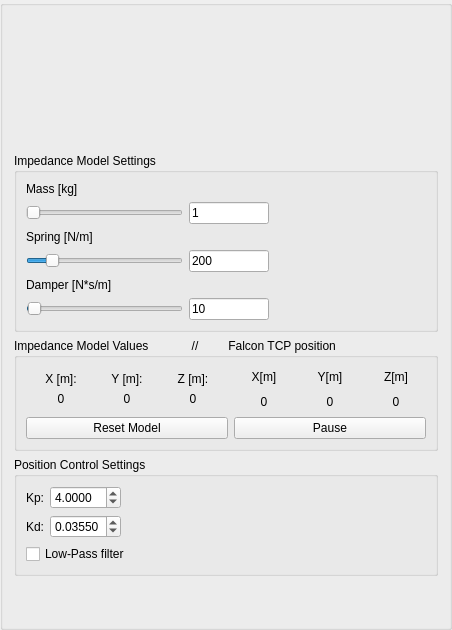
         <widget class="QGroupBox" name="groupBox_7">
          <property name="title">
           <string/>
          </property>
          <layout class="QGridLayout" name="gridLayout_7">
           <item row="0" column="0">
            <widget class="QLabel" name="barkLogo">
             <property name="minimumSize">
              <size>
               <width>250</width>
               <height>130</height>
              </size>
             </property>
             <property name="maximumSize">
              <size>
               <width>250</width>
               <height>150</height>
              </size>
             </property>
             <property name="lineWidth">
              <number>0</number>
             </property>
             <property name="text">
              <string/>
             </property>
             <property name="pixmap">
              <pixmap resource="resources.qrc">:/pics/img/BARK_logo_eng_int.png</pixmap>
             </property>
             <property name="scaledContents">
              <bool>true</bool>
             </property>
            </widget>
           </item>
           <item row="2" column="1">
            <spacer name="verticalSpacer_11">
             <property name="orientation">
              <enum>Qt::Vertical</enum>
             </property>
             <property name="sizeHint" stdset="0">
              <size>
               <width>20</width>
               <height>40</height>
              </size>
             </property>
            </spacer>
           </item>
           <item row="0" column="1">
            <widget class="QLabel" name="optoforceLogo">
             <property name="maximumSize">
              <size>
               <width>150</width>
               <height>150</height>
              </size>
             </property>
             <property name="lineWidth">
              <number>1</number>
             </property>
             <property name="text">
              <string/>
             </property>
             <property name="pixmap">
              <pixmap resource="resources.qrc">:/img/optoforce_logo.png</pixmap>
             </property>
             <property name="scaledContents">
              <bool>true</bool>
             </property>
            </widget>
           </item>
           <item row="1" column="0" colspan="2">
            <layout class="QVBoxLayout" name="verticalLayout_5">
             <item>
              <widget class="QGroupBox" name="groupBox_6">
               <property name="title">
                <string>Impedance Model Settings</string>
               </property>
               <layout class="QVBoxLayout" name="verticalLayout_2">
                <item>
                 <layout class="QVBoxLayout" name="ImpedanceAll">
                  <item>
                   <layout class="QGridLayout" name="ImpedanceChangerAndBox">
                    <item row="1" column="0">
                     <widget class="QSlider" name="MassChanger">
                      <property name="minimumSize">
                       <size>
                        <width>0</width>
                        <height>20</height>
                       </size>
                      </property>
                      <property name="maximumSize">
                       <size>
                        <width>16777215</width>
                        <height>200</height>
                       </size>
                      </property>
                      <property name="minimum">
                       <number>1</number>
                      </property>
                      <property name="maximum">
                       <number>1000</number>
                      </property>
                      <property name="singleStep">
                       <number>5</number>
                      </property>
                      <property name="pageStep">
                       <number>10</number>
                      </property>
                      <property name="value">
                       <number>1</number>
                      </property>
                      <property name="sliderPosition">
                       <number>1</number>
                      </property>
                      <property name="orientation">
                       <enum>Qt::Horizontal</enum>
                      </property>
                     </widget>
                    </item>
                    <item row="5" column="0">
                     <widget class="QSlider" name="DamperChanger">
                      <property name="minimumSize">
                       <size>
                        <width>0</width>
                        <height>20</height>
                       </size>
                      </property>
                      <property name="maximumSize">
                       <size>
                        <width>16777215</width>
                        <height>200</height>
                       </size>
                      </property>
                      <property name="maximum">
                       <number>1000</number>
                      </property>
                      <property name="singleStep">
                       <number>5</number>
                      </property>
                      <property name="pageStep">
                       <number>5</number>
                      </property>
                      <property name="value">
                       <number>10</number>
                      </property>
                      <property name="sliderPosition">
                       <number>10</number>
                      </property>
                      <property name="orientation">
                       <enum>Qt::Horizontal</enum>
                      </property>
                     </widget>
                    </item>
                    <item row="3" column="1">
                     <widget class="QLineEdit" name="valueSpting">
                      <property name="minimumSize">
                       <size>
                        <width>0</width>
                        <height>20</height>
                       </size>
                      </property>
                      <property name="maximumSize">
                       <size>
                        <width>80</width>
                        <height>16777215</height>
                       </size>
                      </property>
                      <property name="text">
                       <string>200</string>
                      </property>
                     </widget>
                    </item>
                    <item row="1" column="1">
                     <widget class="QLineEdit" name="valueMass">
                      <property name="minimumSize">
                       <size>
                        <width>0</width>
                        <height>20</height>
                       </size>
                      </property>
                      <property name="maximumSize">
                       <size>
                        <width>80</width>
                        <height>16777215</height>
                       </size>
                      </property>
                      <property name="text">
                       <string>1</string>
                      </property>
                     </widget>
                    </item>
                    <item row="4" column="0">
                     <widget class="QLabel" name="label_10">
                      <property name="text">
                       <string>Damper [N*s/m]</string>
                      </property>
                     </widget>
                    </item>
                    <item row="2" column="0">
                     <widget class="QLabel" name="label_9">
                      <property name="text">
                       <string>Spring [N/m]</string>
                      </property>
                     </widget>
                    </item>
                    <item row="0" column="0">
                     <widget class="QLabel" name="label_11">
                      <property name="text">
                       <string>Mass [kg]</string>
                      </property>
                     </widget>
                    </item>
                    <item row="3" column="0">
                     <widget class="QSlider" name="SpringChanger">
                      <property name="minimumSize">
                       <size>
                        <width>0</width>
                        <height>20</height>
                       </size>
                      </property>
                      <property name="maximumSize">
                       <size>
                        <width>16777215</width>
                        <height>200</height>
                       </size>
                      </property>
                      <property name="minimum">
                       <number>0</number>
                      </property>
                      <property name="maximum">
                       <number>1500</number>
                      </property>
                      <property name="value">
                       <number>200</number>
                      </property>
                      <property name="sliderPosition">
                       <number>200</number>
                      </property>
                      <property name="orientation">
                       <enum>Qt::Horizontal</enum>
                      </property>
                      <property name="invertedAppearance">
                       <bool>false</bool>
                      </property>
                      <property name="tickPosition">
                       <enum>QSlider::NoTicks</enum>
                      </property>
                     </widget>
                    </item>
                    <item row="5" column="1">
                     <widget class="QLineEdit" name="valueDamper">
                      <property name="minimumSize">
                       <size>
                        <width>0</width>
                        <height>20</height>
                       </size>
                      </property>
                      <property name="maximumSize">
                       <size>
                        <width>80</width>
                        <height>16777215</height>
                       </size>
                      </property>
                      <property name="text">
                       <string>10</string>
                      </property>
                     </widget>
                    </item>
                    <item row="3" column="2">
                     <spacer name="horizontalSpacer_5">
                      <property name="orientation">
                       <enum>Qt::Horizontal</enum>
                      </property>
                      <property name="sizeHint" stdset="0">
                       <size>
                        <width>40</width>
                        <height>20</height>
                       </size>
                      </property>
                     </spacer>
                    </item>
                   </layout>
                  </item>
                 </layout>
                </item>
               </layout>
              </widget>
             </item>
             <item>
              <widget class="QGroupBox" name="groupBox_2">
               <property name="title">
                <string>Impedance Model Values             //         Falcon TCP position</string>
               </property>
               <layout class="QVBoxLayout" name="verticalLayout_13">
                <item>
                 <layout class="QGridLayout" name="ImpedancemodelAll">
                  <item row="2" column="0">
                   <widget class="QPushButton" name="resetPosAndVel">
                    <property name="maximumSize">
                     <size>
                      <width>250</width>
                      <height>16777215</height>
                     </size>
                    </property>
                    <property name="text">
                     <string>Reset Model</string>
                    </property>
                   </widget>
                  </item>
                  <item row="1" column="0">
                   <layout class="QVBoxLayout" name="verticalLayout" stretch="0,1">
                    <property name="sizeConstraint">
                     <enum>QLayout::SetFixedSize</enum>
                    </property>
                    <property name="leftMargin">
                     <number>5</number>
                    </property>
                    <property name="topMargin">
                     <number>5</number>
                    </property>
                    <property name="rightMargin">
                     <number>5</number>
                    </property>
                    <property name="bottomMargin">
                     <number>5</number>
                    </property>
                    <item>
                     <layout class="QHBoxLayout" name="impModLabel">
                      <item>
                       <widget class="QLabel" name="label_4">
                        <property name="maximumSize">
                         <size>
                          <width>80</width>
                          <height>16777215</height>
                         </size>
                        </property>
                        <property name="text">
                         <string>X [m]:</string>
                        </property>
                        <property name="alignment">
                         <set>Qt::AlignCenter</set>
                        </property>
                       </widget>
                      </item>
                      <item>
                       <widget class="QLabel" name="label_12">
                        <property name="maximumSize">
                         <size>
                          <width>80</width>
                          <height>16777215</height>
                         </size>
                        </property>
                        <property name="text">
                         <string>Y [m]:</string>
                        </property>
                        <property name="alignment">
                         <set>Qt::AlignCenter</set>
                        </property>
                        <property name="buddy">
                         <cstring>tabWidget</cstring>
                        </property>
                       </widget>
                      </item>
                      <item>
                       <widget class="QLabel" name="label_13">
                        <property name="maximumSize">
                         <size>
                          <width>80</width>
                          <height>16777215</height>
                         </size>
                        </property>
                        <property name="text">
                         <string>Z [m]:</string>
                        </property>
                        <property name="alignment">
                         <set>Qt::AlignCenter</set>
                        </property>
                       </widget>
                      </item>
                     </layout>
                    </item>
                    <item>
                     <layout class="QHBoxLayout" name="impModCoords">
                      <item>
                       <widget class="QLabel" name="sensorX">
                        <property name="minimumSize">
                         <size>
                          <width>60</width>
                          <height>0</height>
                         </size>
                        </property>
                        <property name="maximumSize">
                         <size>
                          <width>60</width>
                          <height>16777215</height>
                         </size>
                        </property>
                        <property name="text">
                         <string>0</string>
                        </property>
                        <property name="alignment">
                         <set>Qt::AlignCenter</set>
                        </property>
                       </widget>
                      </item>
                      <item>
                       <widget class="QLabel" name="sensorY">
                        <property name="minimumSize">
                         <size>
                          <width>60</width>
                          <height>0</height>
                         </size>
                        </property>
                        <property name="maximumSize">
                         <size>
                          <width>60</width>
                          <height>16777215</height>
                         </size>
                        </property>
                        <property name="text">
                         <string>0</string>
                        </property>
                        <property name="alignment">
                         <set>Qt::AlignCenter</set>
                        </property>
                       </widget>
                      </item>
                      <item>
                       <widget class="QLabel" name="sensorZ">
                        <property name="minimumSize">
                         <size>
                          <width>60</width>
                          <height>0</height>
                         </size>
                        </property>
                        <property name="maximumSize">
                         <size>
                          <width>60</width>
                          <height>16777215</height>
                         </size>
                        </property>
                        <property name="text">
                         <string>0</string>
                        </property>
                        <property name="alignment">
                         <set>Qt::AlignCenter</set>
                        </property>
                       </widget>
                      </item>
                     </layout>
                    </item>
                   </layout>
                  </item>
                  <item row="1" column="2">
                   <layout class="QVBoxLayout" name="verticalLayout_12">
                    <item>
                     <layout class="QHBoxLayout" name="horizontalLayout_7">
                      <item>
                       <widget class="QLabel" name="label_19">
                        <property name="maximumSize">
                         <size>
                          <width>80</width>
                          <height>16777215</height>
                         </size>
                        </property>
                        <property name="text">
                         <string>X[m]</string>
                        </property>
                        <property name="alignment">
                         <set>Qt::AlignCenter</set>
                        </property>
                       </widget>
                      </item>
                      <item>
                       <widget class="QLabel" name="label_20">
                        <property name="maximumSize">
                         <size>
                          <width>80</width>
                          <height>16777215</height>
                         </size>
                        </property>
                        <property name="text">
                         <string>Y[m]</string>
                        </property>
                        <property name="alignment">
                         <set>Qt::AlignCenter</set>
                        </property>
                       </widget>
                      </item>
                      <item>
                       <widget class="QLabel" name="label_21">
                        <property name="maximumSize">
                         <size>
                          <width>80</width>
                          <height>16777215</height>
                         </size>
                        </property>
                        <property name="text">
                         <string>Z[m]</string>
                        </property>
                        <property name="alignment">
                         <set>Qt::AlignCenter</set>
                        </property>
                       </widget>
                      </item>
                     </layout>
                    </item>
                    <item>
                     <layout class="QHBoxLayout" name="horizontalLayout_4">
                      <item>
                       <widget class="QLabel" name="labelFalconXpos">
                        <property name="minimumSize">
                         <size>
                          <width>60</width>
                          <height>0</height>
                         </size>
                        </property>
                        <property name="maximumSize">
                         <size>
                          <width>60</width>
                          <height>16777215</height>
                         </size>
                        </property>
                        <property name="text">
                         <string>0</string>
                        </property>
                        <property name="textFormat">
                         <enum>Qt::AutoText</enum>
                        </property>
                        <property name="alignment">
                         <set>Qt::AlignCenter</set>
                        </property>
                       </widget>
                      </item>
                      <item>
                       <widget class="QLabel" name="labelFalconYpos">
                        <property name="minimumSize">
                         <size>
                          <width>60</width>
                          <height>0</height>
                         </size>
                        </property>
                        <property name="maximumSize">
                         <size>
                          <width>60</width>
                          <height>16777215</height>
                         </size>
                        </property>
                        <property name="text">
                         <string>0</string>
                        </property>
                        <property name="alignment">
                         <set>Qt::AlignCenter</set>
                        </property>
                       </widget>
                      </item>
                      <item>
                       <widget class="QLabel" name="labelFalconZpos">
                        <property name="minimumSize">
                         <size>
                          <width>60</width>
                          <height>0</height>
                         </size>
                        </property>
                        <property name="maximumSize">
                         <size>
                          <width>60</width>
                          <height>16777215</height>
                         </size>
                        </property>
                        <property name="text">
                         <string>0</string>
                        </property>
                        <property name="alignment">
                         <set>Qt::AlignCenter</set>
                        </property>
                       </widget>
                      </item>
                     </layout>
                    </item>
                   </layout>
                  </item>
                  <item row="2" column="2">
                   <widget class="QPushButton" name="buttonFalconShowCoords">
                    <property name="maximumSize">
                     <size>
                      <width>250</width>
                      <height>16777215</height>
                     </size>
                    </property>
                    <property name="text">
                     <string>Pause</string>
                    </property>
                   </widget>
                  </item>
                  <item row="1" column="1">
                   <spacer name="horizontalSpacer_2">
                    <property name="orientation">
                     <enum>Qt::Horizontal</enum>
                    </property>
                    <property name="sizeHint" stdset="0">
                     <size>
                      <width>40</width>
                      <height>20</height>
                     </size>
                    </property>
                   </spacer>
                  </item>
                 </layout>
                </item>
               </layout>
              </widget>
             </item>
             <item>
              <widget class="QGroupBox" name="groupBox_5">
               <property name="title">
                <string>Position Control Settings</string>
               </property>
               <layout class="QFormLayout" name="formLayout_2">
                <property name="fieldGrowthPolicy">
                 <enum>QFormLayout::AllNonFixedFieldsGrow</enum>
                </property>
                <item row="0" column="0">
                 <layout class="QFormLayout" name="formLayout">
                  <item row="0" column="0">
                   <layout class="QVBoxLayout" name="KP_KD_label">
                    <item>
                     <widget class="QLabel" name="label_5">
                      <property name="text">
                       <string>Kp:</string>
                      </property>
                     </widget>
                    </item>
                    <item>
                     <widget class="QLabel" name="label_6">
                      <property name="text">
                       <string>Kd:</string>
                      </property>
                     </widget>
                    </item>
                   </layout>
                  </item>
                  <item row="0" column="1">
                   <layout class="QVBoxLayout" name="verticalLayout_3">
                    <item>
                     <widget class="QDoubleSpinBox" name="newKp">
                      <property name="decimals">
                       <number>4</number>
                      </property>
                      <property name="maximum">
                       <double>20.000000000000000</double>
                      </property>
                      <property name="singleStep">
                       <double>0.010000000000000</double>
                      </property>
                      <property name="value">
                       <double>4.000000000000000</double>
                      </property>
                     </widget>
                    </item>
                    <item>
                     <widget class="QDoubleSpinBox" name="newKd">
                      <property name="decimals">
                       <number>5</number>
                      </property>
                      <property name="maximum">
                       <double>3.000000000000000</double>
                      </property>
                      <property name="singleStep">
                       <double>0.001000000000000</double>
                      </property>
                      <property name="value">
                       <double>0.035500000000000</double>
                      </property>
                     </widget>
                    </item>
                   </layout>
                  </item>
                 </layout>
                </item>
                <item row="1" column="0">
                 <widget class="QCheckBox" name="lowPassFilter">
                  <property name="text">
                   <string>Low-Pass filter</string>
                  </property>
                 </widget>
                </item>
                <item row="1" column="1">
                 <spacer name="horizontalSpacer_4">
                  <property name="orientation">
                   <enum>Qt::Horizontal</enum>
                  </property>
                  <property name="sizeHint" stdset="0">
                   <size>
                    <width>40</width>
                    <height>20</height>
                   </size>
                  </property>
                 </spacer>
                </item>
                <item row="0" column="1">
                 <spacer name="horizontalSpacer_3">
                  <property name="orientation">
                   <enum>Qt::Horizontal</enum>
                  </property>
                  <property name="sizeHint" stdset="0">
                   <size>
                    <width>40</width>
                    <height>20</height>
                   </size>
                  </property>
                 </spacer>
                </item>
               </layout>
              </widget>
             </item>
            </layout>
           </item>
          </layout>
         </widget>
